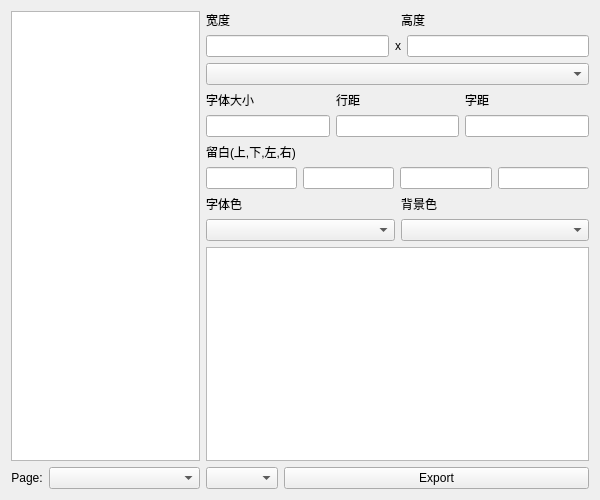
<?xml version="1.0" encoding="UTF-8"?>
<ui version="4.0">
 <class>Form</class>
 <widget class="QWidget" name="Form">
  <property name="geometry">
   <rect>
    <x>0</x>
    <y>0</y>
    <width>600</width>
    <height>500</height>
   </rect>
  </property>
  <property name="windowTitle">
   <string>Form</string>
  </property>
  <layout class="QHBoxLayout" name="horizontalLayout_12">
   <item>
    <layout class="QVBoxLayout" name="Display">
     <item>
      <widget class="QGraphicsView" name="img_preview"/>
     </item>
     <item>
      <layout class="QHBoxLayout" name="horizontalLayout" stretch="1,8">
       <item>
        <widget class="QLabel" name="page_label">
         <property name="text">
          <string>Page:</string>
         </property>
         <property name="alignment">
          <set>Qt::AlignCenter</set>
         </property>
        </widget>
       </item>
       <item>
        <widget class="QComboBox" name="page_number"/>
       </item>
      </layout>
     </item>
    </layout>
   </item>
   <item>
    <layout class="QVBoxLayout" name="Info">
     <item>
      <layout class="QHBoxLayout" name="horizontalLayout_2">
       <item>
        <widget class="QLabel" name="label_width">
         <property name="text">
          <string>宽度</string>
         </property>
        </widget>
       </item>
       <item>
        <widget class="QLabel" name="label_height">
         <property name="text">
          <string>高度</string>
         </property>
        </widget>
       </item>
      </layout>
     </item>
     <item>
      <layout class="QHBoxLayout" name="horizontalLayout_3">
       <item>
        <widget class="QLineEdit" name="lineEdit_width"/>
       </item>
       <item>
        <widget class="QLabel" name="resolution_x">
         <property name="text">
          <string>x</string>
         </property>
        </widget>
       </item>
       <item>
        <widget class="QLineEdit" name="lineEdit_height"/>
       </item>
      </layout>
     </item>
     <item>
      <layout class="QHBoxLayout" name="horizontalLayout_4">
       <item>
        <widget class="QComboBox" name="ttf_selector"/>
       </item>
      </layout>
     </item>
     <item>
      <layout class="QHBoxLayout" name="horizontalLayout_5">
       <item>
        <widget class="QLabel" name="label_font_size">
         <property name="text">
          <string>字体大小</string>
         </property>
        </widget>
       </item>
       <item>
        <widget class="QLabel" name="label_line_spacing">
         <property name="text">
          <string>行距</string>
         </property>
        </widget>
       </item>
       <item>
        <widget class="QLabel" name="label_char_distance">
         <property name="text">
          <string>字距</string>
         </property>
        </widget>
       </item>
      </layout>
     </item>
     <item>
      <layout class="QHBoxLayout" name="horizontalLayout_6">
       <item>
        <widget class="QLineEdit" name="lineEdit_font_size"/>
       </item>
       <item>
        <widget class="QLineEdit" name="lineEdit_line_spacing"/>
       </item>
       <item>
        <widget class="QLineEdit" name="lineEdit_char_distance"/>
       </item>
      </layout>
     </item>
     <item>
      <layout class="QHBoxLayout" name="horizontalLayout_7">
       <item>
        <widget class="QLabel" name="label_margin">
         <property name="text">
          <string>留白(上,下,左,右)</string>
         </property>
        </widget>
       </item>
      </layout>
     </item>
     <item>
      <layout class="QHBoxLayout" name="horizontalLayout_8">
       <item>
        <widget class="QLineEdit" name="lineEdit_margin_top"/>
       </item>
       <item>
        <widget class="QLineEdit" name="lineEdit_margin_bottom"/>
       </item>
       <item>
        <widget class="QLineEdit" name="lineEdit_margin_left"/>
       </item>
       <item>
        <widget class="QLineEdit" name="lineEdit_margin_right"/>
       </item>
      </layout>
     </item>
     <item>
      <layout class="QHBoxLayout" name="horizontalLayout_10">
       <item>
        <widget class="QLabel" name="label_char_color">
         <property name="text">
          <string>字体色</string>
         </property>
        </widget>
       </item>
       <item>
        <widget class="QLabel" name="label_background_color">
         <property name="text">
          <string>背景色</string>
         </property>
        </widget>
       </item>
      </layout>
     </item>
     <item>
      <layout class="QHBoxLayout" name="horizontalLayout_9">
       <item>
        <widget class="QComboBox" name="comboBox_char_color"/>
       </item>
       <item>
        <widget class="QComboBox" name="comboBox_background_color"/>
       </item>
      </layout>
     </item>
     <item>
      <widget class="QTextEdit" name="textEdit_main"/>
     </item>
     <item>
      <layout class="QHBoxLayout" name="horizontalLayout_11" stretch="1,5">
       <item>
        <widget class="QComboBox" name="comboBox_resolution">
         <property name="iconSize">
          <size>
           <width>16</width>
           <height>16</height>
          </size>
         </property>
        </widget>
       </item>
       <item>
        <widget class="QPushButton" name="pushButton_export">
         <property name="text">
          <string>Export</string>
         </property>
        </widget>
       </item>
      </layout>
     </item>
    </layout>
   </item>
  </layout>
 </widget>
 <resources/>
 <connections/>
</ui>
